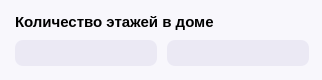
             <widget class="QWidget" name="sign_2" native="true">
              <property name="minimumSize">
               <size>
                <width>322</width>
                <height>0</height>
               </size>
              </property>
              <property name="maximumSize">
               <size>
                <width>322</width>
                <height>80</height>
               </size>
              </property>
              <property name="styleSheet">
               <string notr="true">background-color: rgb(248, 247, 252);
border: none;
border-radius: 21px;
</string>
              </property>
              <widget class="QWidget" name="layoutWidget_44">
               <property name="geometry">
                <rect>
                 <x>0</x>
                 <y>0</y>
                 <width>326</width>
                 <height>81</height>
                </rect>
               </property>
               <layout class="QVBoxLayout" name="verticalLayout_45">
                <property name="spacing">
                 <number>5</number>
                </property>
                <property name="leftMargin">
                 <number>15</number>
                </property>
                <property name="topMargin">
                 <number>9</number>
                </property>
                <property name="rightMargin">
                 <number>15</number>
                </property>
                <property name="bottomMargin">
                 <number>15</number>
                </property>
                <item>
                 <widget class="QLabel" name="label_93">
                  <property name="font">
                   <font>
                    <pointsize>11</pointsize>
                    <weight>75</weight>
                    <bold>true</bold>
                   </font>
                  </property>
                  <property name="text">
                   <string>Количество этажей в доме</string>
                  </property>
                 </widget>
                </item>
                <item>
                 <layout class="QHBoxLayout" name="horizontalLayout_37">
                  <property name="spacing">
                   <number>10</number>
                  </property>
                  <item>
                   <widget class="QLabel" name="label_97">
                    <property name="minimumSize">
                     <size>
                      <width>142</width>
                      <height>26</height>
                     </size>
                    </property>
                    <property name="maximumSize">
                     <size>
                      <width>142</width>
                      <height>26</height>
                     </size>
                    </property>
                    <property name="font">
                     <font>
                      <pointsize>10</pointsize>
                      <weight>75</weight>
                      <bold>true</bold>
                     </font>
                    </property>
                    <property name="styleSheet">
                     <string notr="true">background-color: rgb(235, 233, 244);
border: none;
border-radius: 8px;</string>
                    </property>
                    <property name="frameShadow">
                     <enum>QFrame::Plain</enum>
                    </property>
                    <property name="text">
                     <string/>
                    </property>
                    <property name="margin">
                     <number>0</number>
                    </property>
                   </widget>
                  </item>
                  <item>
                   <widget class="QLabel" name="label_98">
                    <property name="minimumSize">
                     <size>
                      <width>142</width>
                      <height>26</height>
                     </size>
                    </property>
                    <property name="maximumSize">
                     <size>
                      <width>142</width>
                      <height>26</height>
                     </size>
                    </property>
                    <property name="font">
                     <font>
                      <pointsize>10</pointsize>
                      <weight>75</weight>
                      <bold>true</bold>
                     </font>
                    </property>
                    <property name="styleSheet">
                     <string notr="true">background-color: rgb(235, 233, 244);
border: none;
border-radius: 8px;</string>
                    </property>
                    <property name="frameShadow">
                     <enum>QFrame::Plain</enum>
                    </property>
                    <property name="text">
                     <string/>
                    </property>
                    <property name="margin">
                     <number>0</number>
                    </property>
                   </widget>
                  </item>
                 </layout>
                </item>
               </layout>
              </widget>
             </widget>
